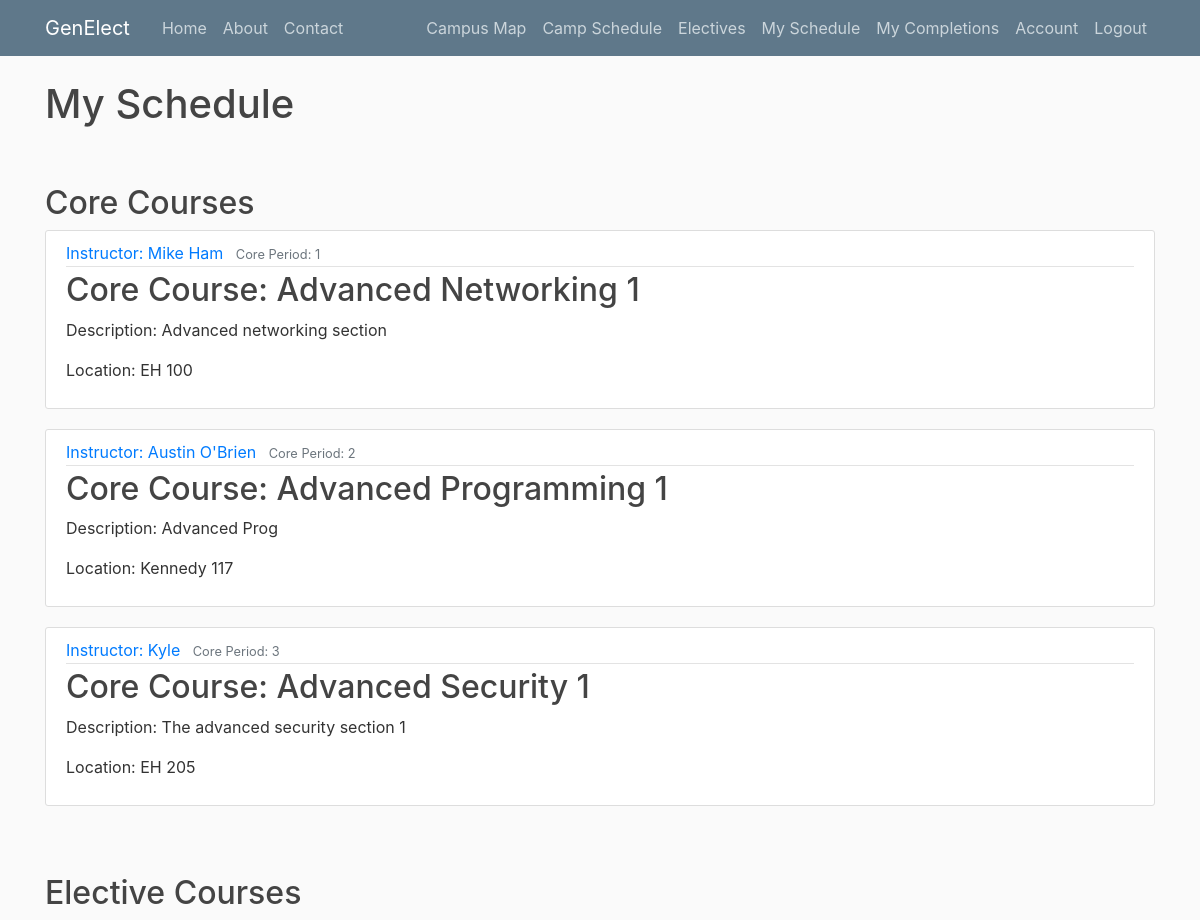
The app's page /schedule (signed in), older data.
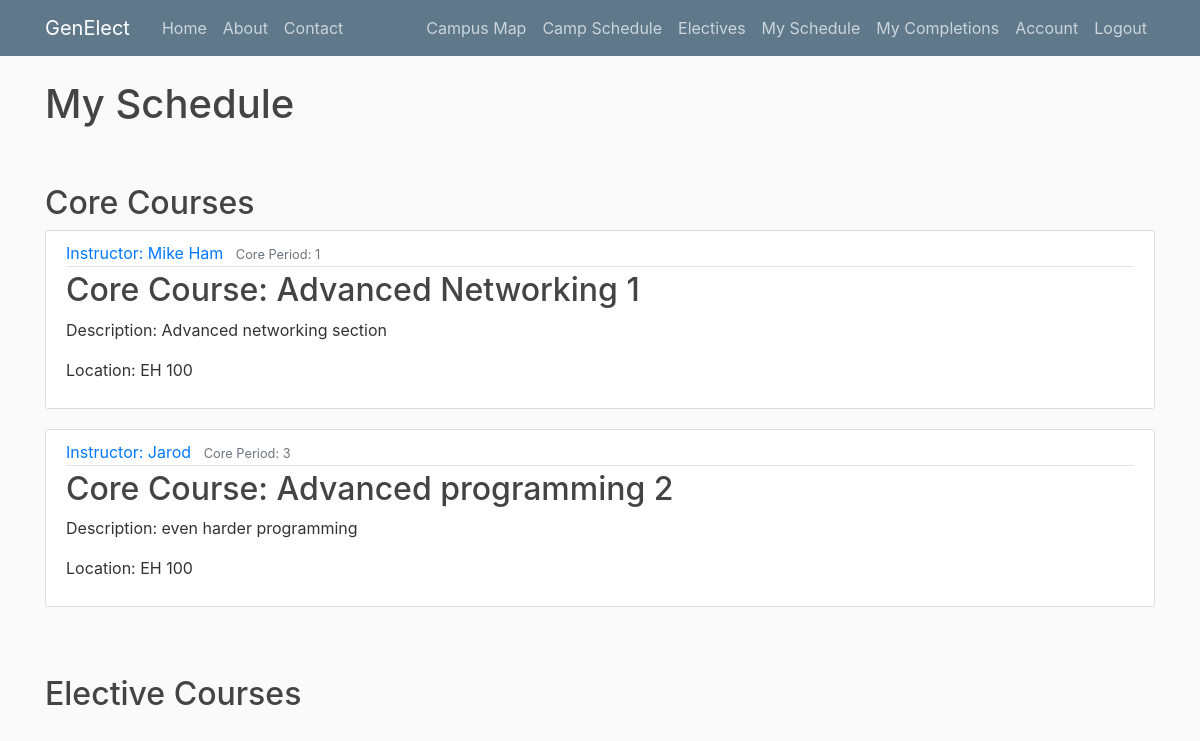
The same page, newer data.
### genElect/models.py (models this page shows)
class Base(db.Model):
    __abstract__ = True
    id = db.Column(db.Integer, primary_key=True, autoincrement=True)
    date_created = db.Column(db.DateTime, default=db.func.current_timestamp())
    date_modified = db.Column(db.DateTime, default=db.func.current_timestamp(),
            onupdate=db.func.current_timestamp())

class CoreRegistrations(Base):
    __tablesname__ = 'registrations'
    user_id = db.Column(db.Integer, db.ForeignKey('users.id'), nullable=False)
    core_id = db.Column(db.Integer, db.ForeignKey('cores.id'), nullable=False)

class Cores(Base):
    __tablename__ = 'cores'
    name = db.Column(db.String(100))
    description = db.Column(db.String(500))
    building = db.Column(db.String(100))
    room = db.Column(db.String(100))
    core_period = db.Column(db.Integer)
    instructor = db.Column(db.String(100))
    registrations = db.relationship('CoreRegistrations', backref='core', lazy=True)

### genElect/__init__.py (the view)
@app.route("/schedule") #FOR STUDENT OR ADMIN USE
def schedule():
    if current_user.is_authenticated:
        if current_user.role == 'admin' or current_user.role == 'instructor':
            user_id = request.args.get('user_id')
            user = Users.query.filter_by(id=user_id).first()
            if not user:
                flash("User schedule not found", 'danger')
                return redirect(url_for('allusers'))
        else:
            user = current_user
            user_id = user.id
        registrations = user.registrations #grab all user registrations
        registered = [] #to build out registered offerings
        for registration in registrations:
            if registration.offering.period_start == 1:
                registered.append(registration.offering)
        for registration in registrations:
            if registration.offering.period_start == 2:
                registered.append(registration.offering)
        for registration in registrations:
            if registration.offering.period_start == 3:
                registered.append(registration.offering)
        core_registrations = []
        for core_reg in user.core_registrations:
            if core_reg.core.core_period == 1:
                core_registrations.append(core_reg)
        for core_reg in user.core_registrations:
            if core_reg.core.core_period == 2:
                core_registrations.append(core_reg)
        for core_reg in user.core_registrations:
            if core_reg.core.core_period == 3:
                core_registrations.append(core_reg)
        return render_template('schedule.html', registered=registered, core_registrations=core_registrations, user=user)
    else:
        flash("Please login first", 'info')
        return redirect(url_for('login'))

### genElect/__init__.py (called while the page is built)
@login_manager.user_loader
def load_user(user_id):
    return Users.query.get(int(user_id))

### genElect/templates/schedule.html (shortened to what this page needs)
{% extends "layout.html" %}
{% block content %}
{% if user == current_user %}
<h1>My Schedule</h1>
{% else %}
<h1>{{user.full_name}}'s Schedule</h1>
{% endif %}
    <br><br>
    <h2>Core Courses</h2>
    {% for core_registration in core_registrations %}
        <article class="media content-section">
          <div class="media-body">
            <div class="article-metadata">
              <a class="mr-2" href="#">Instructor: {{core_registration.core.instructor}}</a>
              <small class="text-muted">Core Period: {{ core_registration.core.core_period }}</small>
            </div>
            <h2><a class="article-title" href="#">Core Course: {{ core_registration.core.name }}</a></h2>
            <p class="article-content">Description: {{ core_registration.core.description }}</p>
            <p class="article-content">Location: {{ core_registration.core.building }} {{ core_registration.core.room }}</p>
          </div>
        </article>
    {% endfor %}
    <br><br>
    <h2>Elective Courses</h2>
{% endblock content %}

### genElect/templates/layout.html (shortened to what this page needs)
<!DOCTYPE html>
<html>
<head>
    <link rel="stylesheet" href="https://maxcdn.bootstrapcdn.com/bootstrap/4.0.0/css/bootstrap.min.css">
    <link rel="stylesheet" type="text/css" href="{{ url_for('static', filename='main.css') }}">
</head>
<body>
    <header class="site-header">
      <nav class="navbar navbar-expand-md navbar-dark bg-steel fixed-top">
        <div class="container">
          <a class="navbar-brand mr-4" href="/">GenElect</a>
          <div class="collapse navbar-collapse" id="navbarToggle">
            <div class="navbar-nav mr-auto">
              {% if not current_user.is_authenticated or current_user.role != "admin" %}
                <a class="nav-item nav-link" href="{{ url_for('index') }}">Home</a>
                <a class="nav-item nav-link" href="{{ url_for('about') }}">About</a>
                <a class="nav-item nav-link" href="{{ url_for('contact') }}">Contact</a>
              {% endif %}
            </div>
            <div class="navbar-nav">
              {% if current_user.is_authenticated %}
                {% if current_user.role == "student" %}
                  <a class="nav-item nav-link" href="https://dsu.edu/about-dsu/maps-and-directions" target="blank">Campus Map</a>
                  <a class="nav-item nav-link" href="/campschedule">Camp Schedule</a>
                  <a class="nav-item nav-link" href="/electives">Electives</a>
                  <a class="nav-item nav-link" href="/schedule">My Schedule</a>
                  <a class="nav-item nav-link" href="/completions">My Completions</a>
                  <a class="nav-item nav-link" href="{{ url_for('account') }}">Account</a>
                {% endif %}
                <a class="nav-item nav-link" href="{{ url_for('logout') }}">Logout</a>
              {% else %}
                <a class="nav-item nav-link" href="/campschedule">Camp Schedule</a>
                <a class="nav-item nav-link" href="/electives">Electives</a>
                <a class="nav-item nav-link" href="{{ url_for('login') }}">Login</a>
              {% endif %}
            </div>
          </div>
        </div>
      </nav>
    </header>
    <main role="main" class="container">
      <div class="row">
        <div class="col-md-12">
          {% block content %}{% endblock %}
        </div>
      </div>
    </main>
</body>
</html>

### genElect/static/main.css (style rules this page uses)
body { background: #fafafa; color: #333333; margin-top: 5rem; }
h1, h2, h3, h4, h5, h6 { color: #444444; }
.bg-steel { background-color: #5f788a; }
.site-header .navbar-nav .nav-link { color: #cbd5db; }
.content-section { background: #ffffff; padding: 10px 20px; border: 1px solid #dddddd; border-radius: 3px; margin-bottom: 20px; }
.article-title { color: #444444; }
.article-content { white-space: pre-line; }
.article-metadata { padding-bottom: 1px; margin-bottom: 4px; border-bottom: 1px solid #e3e3e3 }

Row changes from the older to the newer data that the page shows:
removed CoreRegistrations: core.instructor "Austin O'Brien", core.core_period "2", core.name "Advanced Programming 1", core.description "Advanced Prog", core.building "Kennedy", core.room "117"
removed CoreRegistrations: core.instructor "Kyle", core.core_period "3", core.name "Advanced Security 1", core.description "The advanced security section 1", core.building "EH", core.room "205"
added CoreRegistrations: core.instructor "Jarod", core.core_period "3", core.name "Advanced programming 2", core.description "even harder programming", core.building "EH", core.room "100"
